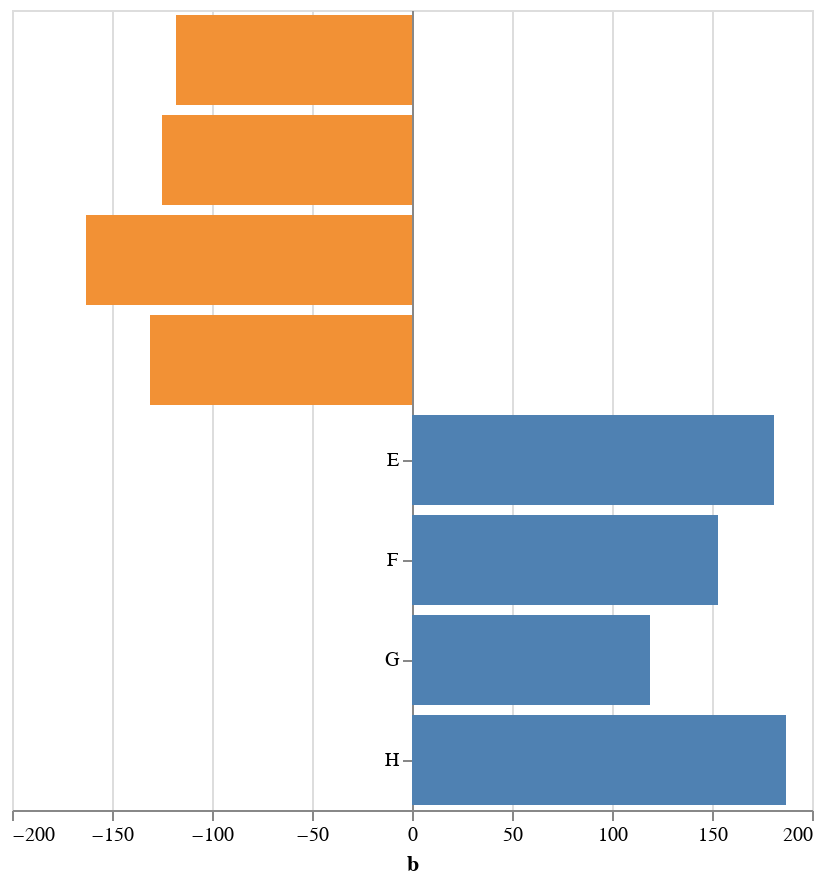

Write a Vega-Lite specification for this figure.
### Vega-Lite specification from a JSON file in a GitHub repository (floating-point values rounded to 4 significant figures)
{"$schema": "https://vega.github.io/schema/vega-lite/v2.json", "description": "Bar Chart with Negative values", "width": 400, "height": 400, "data": {"values": [{"a": "A", "b": -118}, {"a": "B", "b": -125}, {"a": "C", "b": -163}, {"a": "D", "b": -131}, {"a": "E", "b": 181}, {"a": "F", "b": 153}, {"a": "G", "b": 119}, {"a": "H", "b": 187}]}, "mark": "bar", "encoding": {"x": {"field": "b", "type": "quantitative"}, "y": {"field": "a", "type": "ordinal", "axis": {"offset": -200, "title": null}}, "color": {"condition": {"test": "datum.b < 0", "value": "#F29135"}, "value": "#4F81B2"}}}
